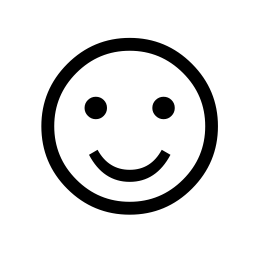
#> input picture test/data_testing/targets/smiley_face.png, 256 x 256 px, found by its file name
$ jupyter execute --allow-errors modal_decomposition.ipynb   (shell and % lines are left out)
#> lines starting #> are read from the running program, lines starting #| are printed output that depends on the picture
[cell 1]
from fibremodes.utilities.overlaps import overlaps
from fibremodes.analytical.LG.ModesGen import LGmodes
from fibremodes.analytical.HG.fibremodes import makeHGModes
from visualization import complexToRGB

[cell 2]
from pylab import *
from PIL import Image

[cell 3]
w0 = 19
px = 1
m = 22
N = 256

#> (a cell that did not finish here is left out)

#> (a cell that did not finish here is left out)

# Smiley Face

[cell 6]
pic = Image.open('.\data_testing\\targets\smiley_face.png')
#> pic is the input picture: PIL image 256x256 RGB; min 0, max 255, mean 222.2
pattern = array(pic)[...,0]

[cell 7]
patternSmily = zeros((256,256),complex64)
(patternSmily)[ (pattern/255) < 0.5] = 1
(patternSmily)[ (pattern/255) >= 0.5] = 0

x = linspace(-N//2,N//2,N)
X, Y = meshgrid(x,x)

R = sqrt(X**2 + Y**2)

r = 55
adjust_phase_pattern = zeros_like(pattern).astype(float)
adjust_phase_pattern[R<r] = -1

patternSmily = abs(patternSmily) * exp(1j*np.angle(adjust_phase_pattern))

imshow(complexToRGB(patternSmily))
#> (this line was passed over: visualization is not available in this run)

#> (a cell that did not finish here is left out)

#> (a cell that did not finish here is left out)

# Sad face

[cell 10]
pic = Image.open('.\data_testing\\targets\sad_face.png')
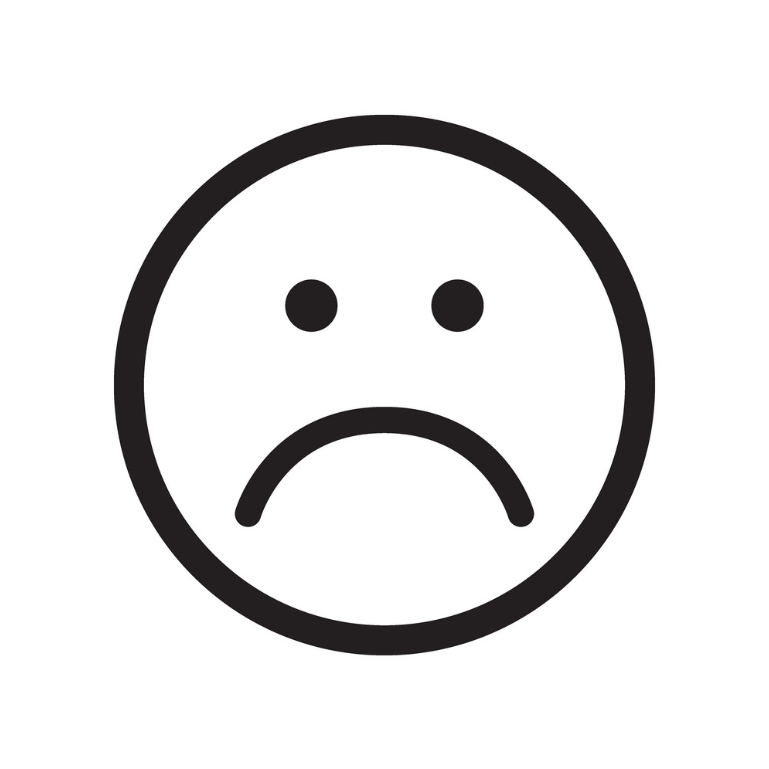
#> input picture test/data_testing/targets/sad_face.png, 769 x 769 px, found by its file name
#> pic is the input picture: PIL image 769x769 RGBA; mean R, G, B, A 231.6, 231.2, 231.3, 255
pic = pic.resize((256,256))
#> pic: PIL image 256x256 RGBA
pattern = array(pic)[...,0]

[cell 11]
patternSad = zeros((256,256),complex64)
(patternSad)[ (pattern/255) < 0.5] = 1
(patternSad)[ (pattern/255) >= 0.5] = 0

r = 70
adjust_phase_pattern = zeros_like(pattern).astype(float)
adjust_phase_pattern[R<r] = -1
patternSad = abs(patternSad) * exp(1j*np.angle(adjust_phase_pattern))

imshow(complexToRGB(patternSad))
#> (this line was passed over: visualization is not available in this run)

#> (a cell that did not finish here is left out)

#> (a cell that did not finish here is left out)

#> (a cell that did not finish here is left out)

[cell 15]
fig, axs = plt.subplots(1, 2, figsize=(10, 5))
#> (the rest of this cell did not finish here and is left out)

#> (a cell that did not finish here is left out)

#> (a cell that did not finish here is left out)

# Flat Illumination

[cell 18]
from scipy.signal.windows import gaussian, hann

[cell 19]
pattern_flat = ones((256, 256), dtype = complex64)

[cell 20]
g = gaussian(253 * 2, 90, sym = True)
g_filter_1d = g[253:]
plot(g_filter_1d)
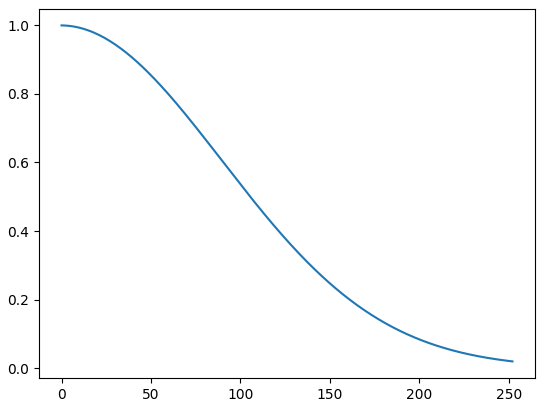
#> figure drawn by matplotlib, 1 panel; curve peaks at x = 0, y = 1
